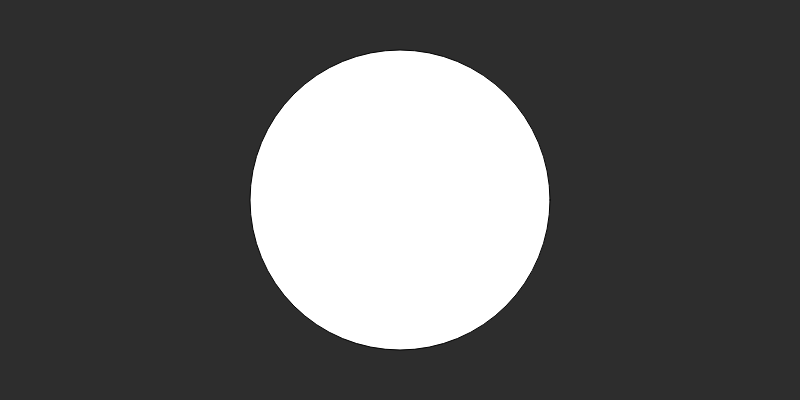
Frame 1 (no input)
Frame 60 (no input): identical to frame 1, image omitted
Frame 120 (the mouse pressed at the canvas centre since frame 60): identical to frame 1, image omitted

The p5.js sketch that drew this single still picture (run headless with seeded random() and noise() and a simulated clock; from frame 60 on, the mouse is pressed at the canvas centre):

// p5.js sketch
// ── sketch.js
var sadFace = {
  faceDiam: 300,
  EyeY: 0,
  EyeX: 0,
  eyeXDiam: 0,
  eyeYDiam: 0,
  mouthX: 0,
  mouthY: 0,
  mouthWidth: 0,
  mouthHeight: 0,


  defineFace: function() {
    this.eyeY = 0 - this.faceDiam / 6;
    this.eyeX = this.faceDiam / 6;
    this.eyeXDiam = this.faceDiam / 10;
    this.eyeYDiam = this.faceDiam / 5;
    this.mouthY = this.faceDiam / 6;
  }


}

function setup() {
  createCanvas(800, 400)
}

function draw() {
  background(45);
  stroke(1);
  //Sad Drawing
  translate(400, 200);
  //Face
  ellipse(0, 0, sadFace.faceDiam, sadFace.faceDiam);
  //fill(245, 0, 50)
  ellipse(sadFace.eyeX, sadFace.eyeY, sadFace.eyeXDiam, sadFace.eyeYDiam);
  ellipse(sadFace.eyeX, sadFace.eyeY, sadFace.eye)


}
